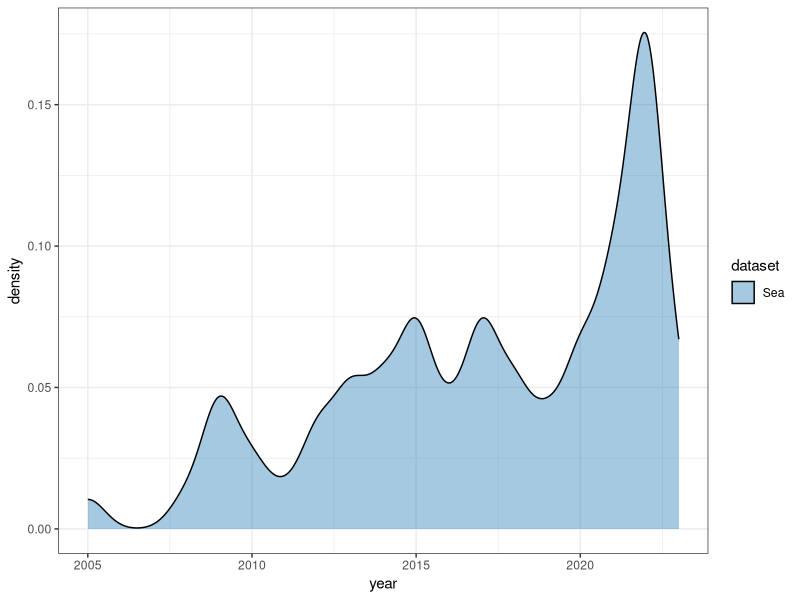

Source code (R):

# Load libraries
library(ggplot2)
library(dplyr)

# Load data from 3 CSV files and combine them
df1 <- read.csv("densitypeter.csv")
df1$dataset <- "Peter Fend"
df2 <- read.csv("density_sea.csv")
df2$dataset <- "Sea"
df3 <- read.csv("ostend_density.csv")
df3$dataset <- "Sea.Ostend"
df4 <- read.csv("density_ocean.csv")
df4$dataset <- "Ocean"

df_all <- rbind(df2)

# Filter data to only include years 1993 onwards
df_all <- filter(df_all, year >= 1993)

# Create stacked density chart with custom color palette
ggplot(df_all, aes(x = year, fill = dataset)) +
  geom_density(alpha = 0.4, adjust = 0.3) +
  scale_fill_manual(values = c("#1F78B4", "#2415ab", "#7ac3e6", "#64c3c4")) +
  theme_bw()
